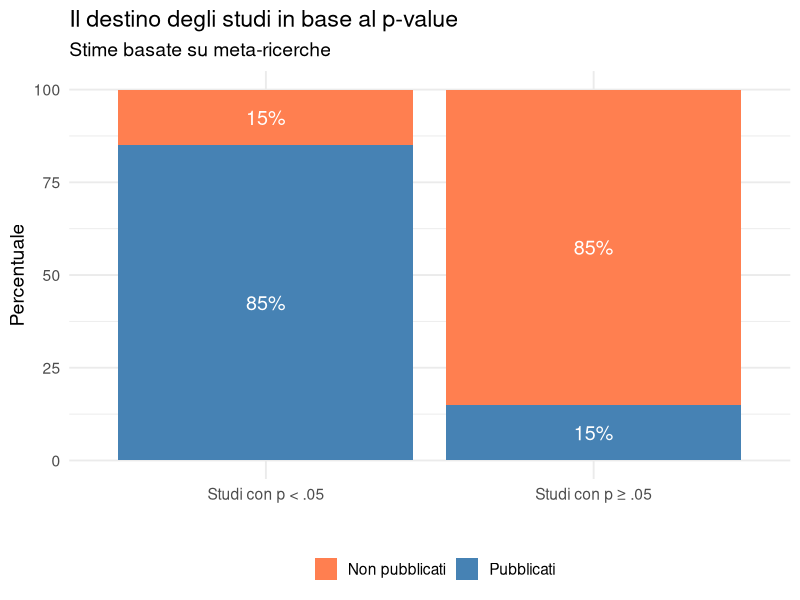
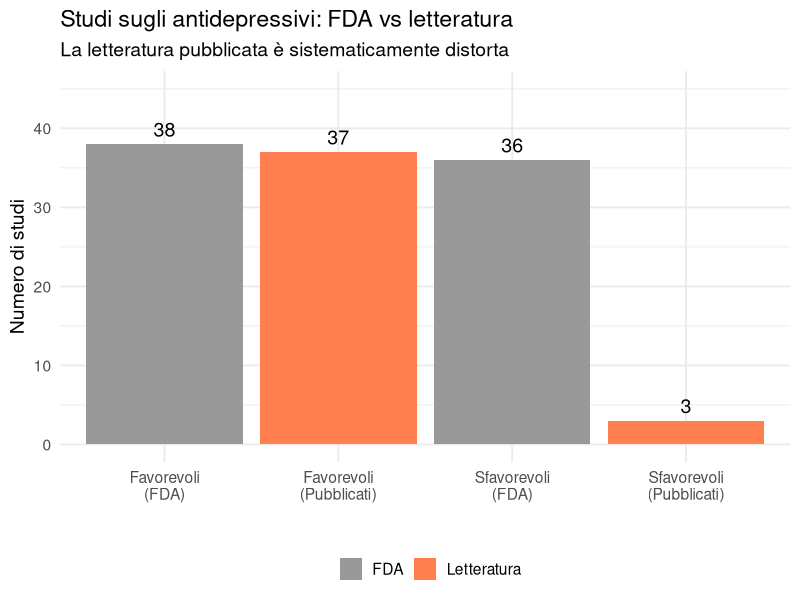
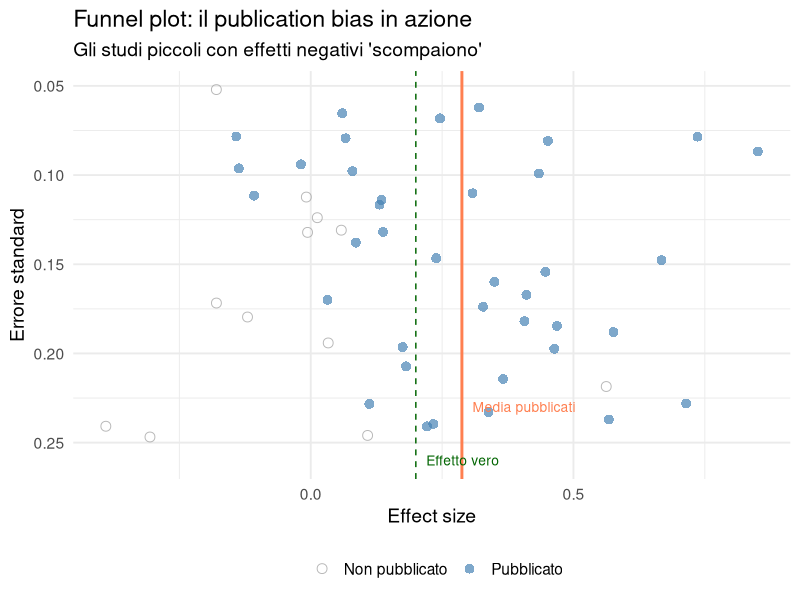
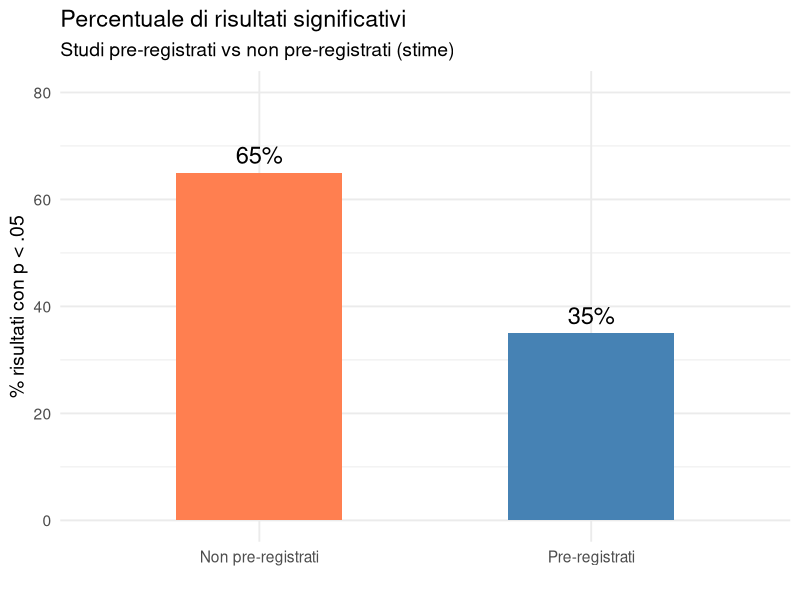
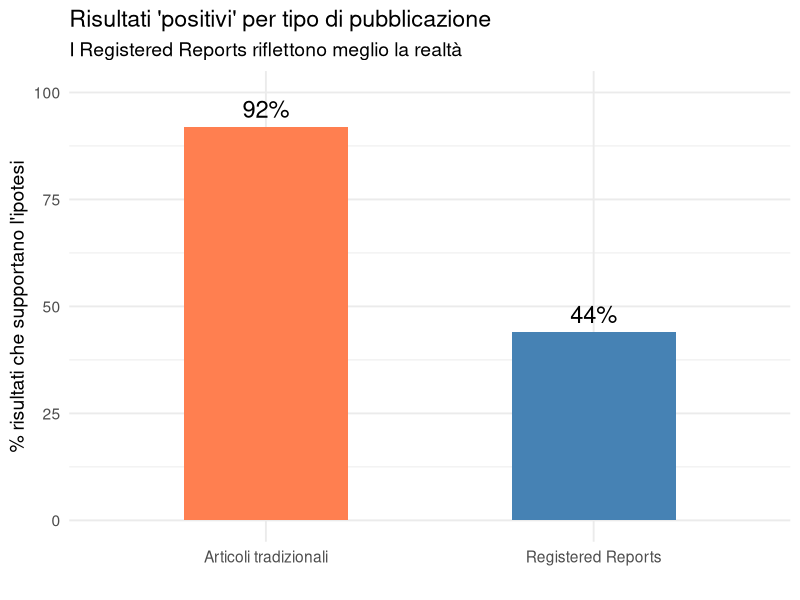
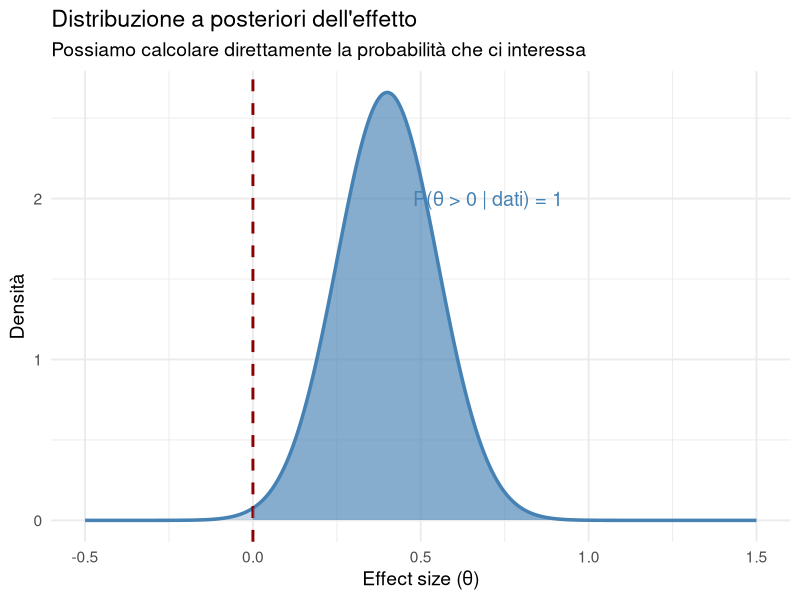

Write R code to recreate these figures, in order.
## ---- chunk 1
#| echo: false
#| message: false
#| warning: false
library(ggplot2)
library(dplyr)
set.seed(42)
## ---- chunk 2
#| echo: false
#| fig-height: 4.5

# Dati basati su studi sul publication bias
df_pub <- data.frame(
  tipo = c("Studi con p < .05", "Studi con p ≥ .05"),
  pubblicati = c(85, 15),
  non_pubblicati = c(15, 85)
)

df_pub_long <- tidyr::pivot_longer(df_pub, cols = c(pubblicati, non_pubblicati),
                                    names_to = "status", values_to = "percentuale")

ggplot(df_pub_long, aes(x = tipo, y = percentuale, fill = status)) +
  geom_col(position = "stack") +
  geom_text(aes(label = paste0(percentuale, "%")), 
            position = position_stack(vjust = 0.5), size = 5, color = "white") +
  scale_fill_manual(values = c("coral", "steelblue"),
                    labels = c("Non pubblicati", "Pubblicati")) +
  labs(title = "Il destino degli studi in base al p-value",
       subtitle = "Stime basate su meta-ricerche",
       x = "", y = "Percentuale", fill = "") +
  theme_minimal(base_size = 14) +
  theme(legend.position = "bottom")
## ---- chunk 3
#| echo: false
#| fig-height: 3.5

df_fda <- data.frame(
  categoria = c("Favorevoli\n(FDA)", "Sfavorevoli\n(FDA)", 
                "Favorevoli\n(Pubblicati)", "Sfavorevoli\n(Pubblicati)"),
  n = c(38, 36, 37, 3),
  fonte = c("FDA", "FDA", "Letteratura", "Letteratura")
)

ggplot(df_fda, aes(x = categoria, y = n, fill = fonte)) +
  geom_col() +
  geom_text(aes(label = n), vjust = -0.5, size = 5) +
  scale_fill_manual(values = c("gray60", "coral")) +
  labs(title = "Studi sugli antidepressivi: FDA vs letteratura",
       subtitle = "La letteratura pubblicata è sistematicamente distorta",
       x = "", y = "Numero di studi", fill = "") +
  ylim(0, 45) +
  theme_minimal(base_size = 14) +
  theme(legend.position = "bottom")
## ---- chunk 4
#| echo: false
#| fig-height: 4.5

# Simulazione di un funnel plot con publication bias
set.seed(123)
n_studi <- 50
effetto_vero <- 0.2

# Studi senza bias
effetti_tutti <- rnorm(n_studi, effetto_vero, sd = 0.3)
errori_std <- runif(n_studi, 0.05, 0.25)

# Aggiungiamo bias: rimuoviamo studi piccoli con effetti piccoli/negativi
prob_pubblicazione <- ifelse(effetti_tutti > 0.1 | errori_std < 0.1, 0.9, 0.2)
pubblicati <- rbinom(n_studi, 1, prob_pubblicazione) == 1

df_funnel <- data.frame(
  effetto = effetti_tutti,
  se = errori_std,
  pubblicato = pubblicati
)

ggplot(df_funnel, aes(x = effetto, y = se)) +
  geom_point(aes(color = pubblicato, shape = pubblicato), size = 3, alpha = 0.7) +
  geom_vline(xintercept = effetto_vero, linetype = "dashed", color = "darkgreen") +
  geom_vline(xintercept = mean(df_funnel$effetto[df_funnel$pubblicato]), 
             linetype = "solid", color = "coral", linewidth = 1) +
  scale_y_reverse() +
  scale_color_manual(values = c("gray60", "steelblue"), 
                     labels = c("Non pubblicato", "Pubblicato")) +
  scale_shape_manual(values = c(1, 16), 
                     labels = c("Non pubblicato", "Pubblicato")) +
  annotate("text", x = effetto_vero + 0.02, y = 0.26, 
           label = "Effetto vero", color = "darkgreen", hjust = 0, size = 3.5) +
  annotate("text", x = mean(df_funnel$effetto[df_funnel$pubblicato]) + 0.02, y = 0.23, 
           label = "Media pubblicati", color = "coral", hjust = 0, size = 3.5) +
  labs(title = "Funnel plot: il publication bias in azione",
       subtitle = "Gli studi piccoli con effetti negativi 'scompaiono'",
       x = "Effect size", y = "Errore standard", 
       color = "", shape = "") +
  theme_minimal(base_size = 14) +
  theme(legend.position = "bottom")
## ---- chunk 5
#| echo: false
#| fig-height: 5

# Rappresentazione testuale del ciclo
## ---- chunk 6
#| echo: false
#| fig-height: 4

# Confronto pre-registrati vs non
df_prereg <- data.frame(
  tipo = c("Non pre-registrati", "Pre-registrati"),
  perc_significativi = c(65, 35)
)

ggplot(df_prereg, aes(x = tipo, y = perc_significativi, fill = tipo)) +
  geom_col(width = 0.5) +
  geom_text(aes(label = paste0(perc_significativi, "%")), vjust = -0.5, size = 6) +
  scale_fill_manual(values = c("coral", "steelblue")) +
  labs(title = "Percentuale di risultati significativi",
       subtitle = "Studi pre-registrati vs non pre-registrati (stime)",
       x = "", y = "% risultati con p < .05") +
  ylim(0, 80) +
  theme_minimal(base_size = 14) +
  theme(legend.position = "none")
## ---- chunk 7
#| echo: false
#| fig-height: 4

df_rr <- data.frame(
  tipo = c("Articoli tradizionali", "Registered Reports"),
  perc_positivi = c(92, 44)
)

ggplot(df_rr, aes(x = tipo, y = perc_positivi, fill = tipo)) +
  geom_col(width = 0.5) +
  geom_text(aes(label = paste0(perc_positivi, "%")), vjust = -0.5, size = 6) +
  scale_fill_manual(values = c("coral", "steelblue")) +
  labs(title = "Risultati 'positivi' per tipo di pubblicazione",
       subtitle = "I Registered Reports riflettono meglio la realtà",
       x = "", y = "% risultati che supportano l'ipotesi") +
  ylim(0, 100) +
  theme_minimal(base_size = 14) +
  theme(legend.position = "none")
## ---- chunk 8
#| echo: false
#| fig-height: 4

# Simulazione semplice di una posterior
x <- seq(-0.5, 1.5, length.out = 1000)
posterior <- dnorm(x, mean = 0.4, sd = 0.15)

df_post <- data.frame(x = x, y = posterior)

ggplot(df_post, aes(x = x, y = y)) +
  geom_line(linewidth = 1.2, color = "steelblue") +
  geom_area(alpha = 0.3, fill = "steelblue") +
  geom_vline(xintercept = 0, linetype = "dashed", color = "darkred", linewidth = 1) +
  geom_area(data = subset(df_post, x > 0), alpha = 0.5, fill = "steelblue") +
  annotate("text", x = 0.7, y = 2, 
           label = paste0("P(θ > 0 | dati) = ", 
                          round(pnorm(0, 0.4, 0.15, lower.tail = FALSE), 2)),
           size = 5, color = "steelblue") +
  labs(title = "Distribuzione a posteriori dell'effetto",
       subtitle = "Possiamo calcolare direttamente la probabilità che ci interessa",
       x = "Effect size (θ)", y = "Densità") +
  theme_minimal(base_size = 14)
